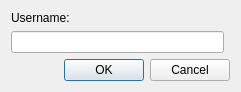
<?xml version="1.0" encoding="UTF-8"?>
<ui version="4.0">
 <class>Dialog</class>
 <widget class="QDialog" name="Dialog">
  <property name="geometry">
   <rect>
    <x>0</x>
    <y>0</y>
    <width>241</width>
    <height>78</height>
   </rect>
  </property>
  <property name="windowTitle">
   <string>Authentication</string>
  </property>
  <layout class="QGridLayout" name="gridLayout">
   <item row="0" column="0">
    <widget class="QLabel" name="label">
     <property name="text">
      <string>Username:</string>
     </property>
    </widget>
   </item>
   <item row="2" column="0" colspan="2">
    <widget class="QDialogButtonBox" name="buttonBox">
     <property name="orientation">
      <enum>Qt::Horizontal</enum>
     </property>
     <property name="standardButtons">
      <set>QDialogButtonBox::Cancel|QDialogButtonBox::Ok</set>
     </property>
    </widget>
   </item>
   <item row="1" column="0">
    <widget class="QLineEdit" name="nameEdit"/>
   </item>
  </layout>
 </widget>
 <resources/>
 <connections>
  <connection>
   <sender>buttonBox</sender>
   <signal>accepted()</signal>
   <receiver>Dialog</receiver>
   <slot>accept()</slot>
   <hints>
    <hint type="sourcelabel">
     <x>248</x>
     <y>254</y>
    </hint>
    <hint type="destinationlabel">
     <x>157</x>
     <y>274</y>
    </hint>
   </hints>
  </connection>
  <connection>
   <sender>buttonBox</sender>
   <signal>rejected()</signal>
   <receiver>Dialog</receiver>
   <slot>reject()</slot>
   <hints>
    <hint type="sourcelabel">
     <x>316</x>
     <y>260</y>
    </hint>
    <hint type="destinationlabel">
     <x>286</x>
     <y>274</y>
    </hint>
   </hints>
  </connection>
 </connections>
</ui>
